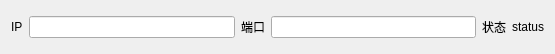
<?xml version="1.0" encoding="UTF-8"?>
<ui version="4.0">
 <class>zchxHostSetting</class>
 <widget class="QWidget" name="zchxHostSetting">
  <property name="geometry">
   <rect>
    <x>0</x>
    <y>0</y>
    <width>555</width>
    <height>54</height>
   </rect>
  </property>
  <property name="windowTitle">
   <string>Form</string>
  </property>
  <layout class="QGridLayout" name="gridLayout">
   <item row="0" column="0">
    <widget class="QLabel" name="label">
     <property name="text">
      <string>IP</string>
     </property>
    </widget>
   </item>
   <item row="0" column="1">
    <widget class="QLineEdit" name="ip"/>
   </item>
   <item row="0" column="2">
    <widget class="QLabel" name="label_2">
     <property name="text">
      <string>端口</string>
     </property>
    </widget>
   </item>
   <item row="0" column="3">
    <widget class="QLineEdit" name="port"/>
   </item>
   <item row="0" column="4">
    <widget class="QLabel" name="label_3">
     <property name="text">
      <string>状态</string>
     </property>
    </widget>
   </item>
   <item row="0" column="5">
    <widget class="QLabel" name="label_4">
     <property name="text">
      <string>status</string>
     </property>
    </widget>
   </item>
  </layout>
 </widget>
 <resources/>
 <connections/>
</ui>
